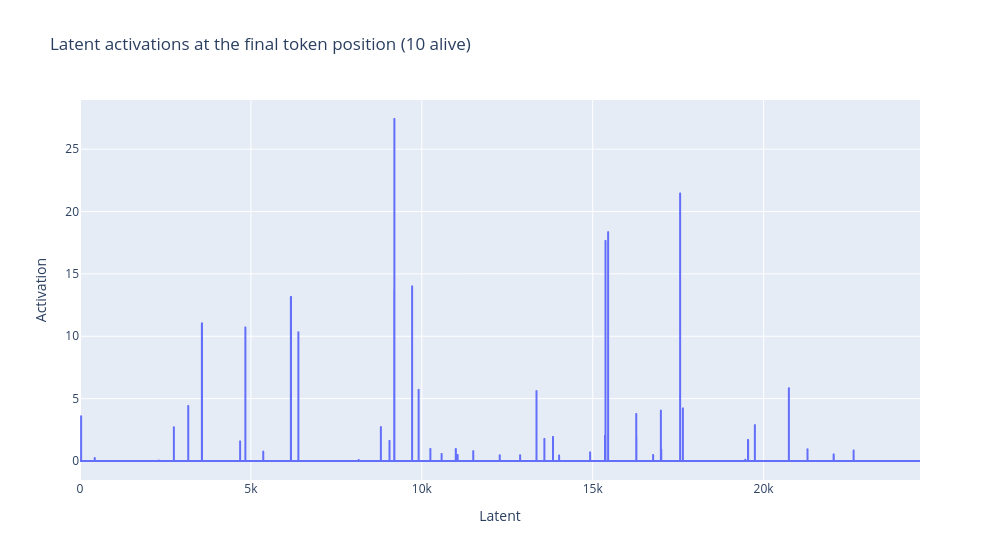
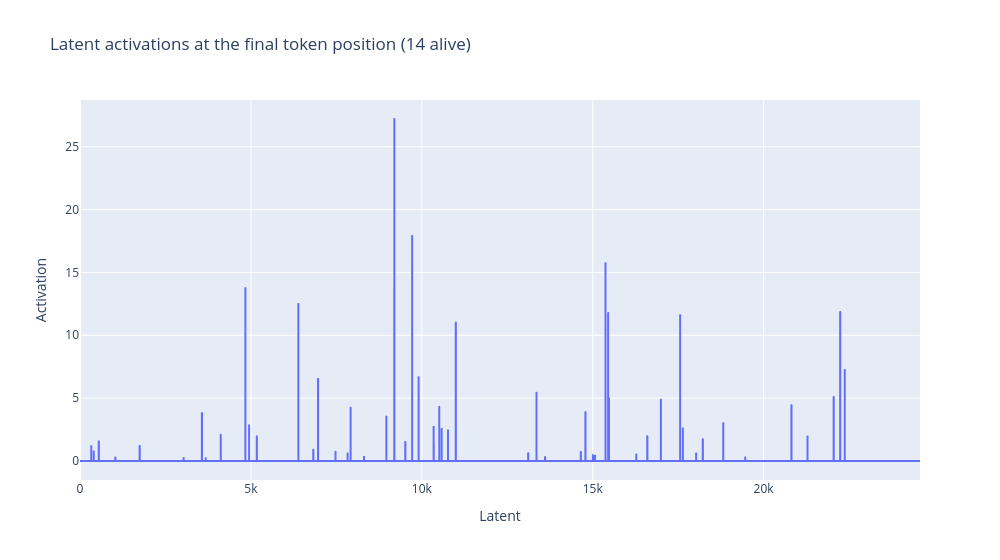
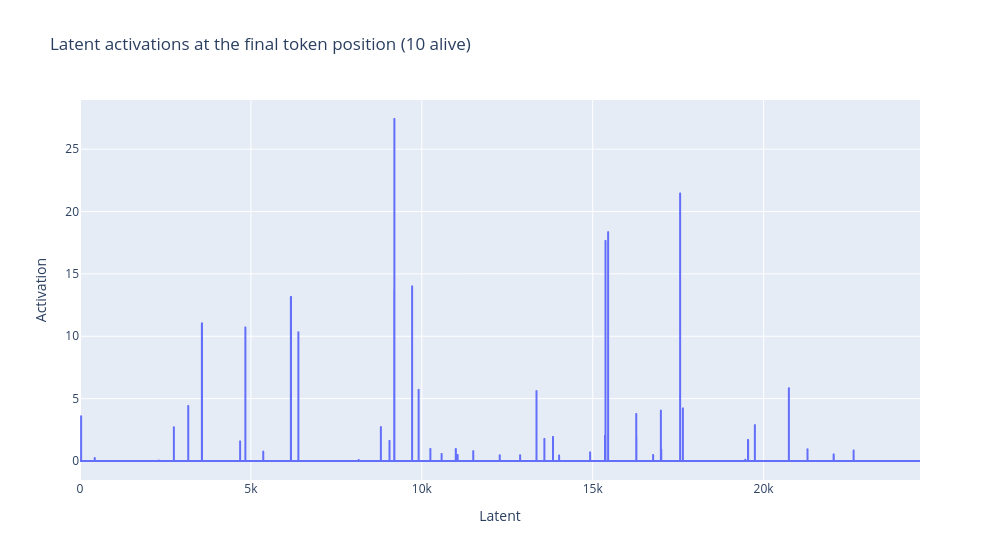
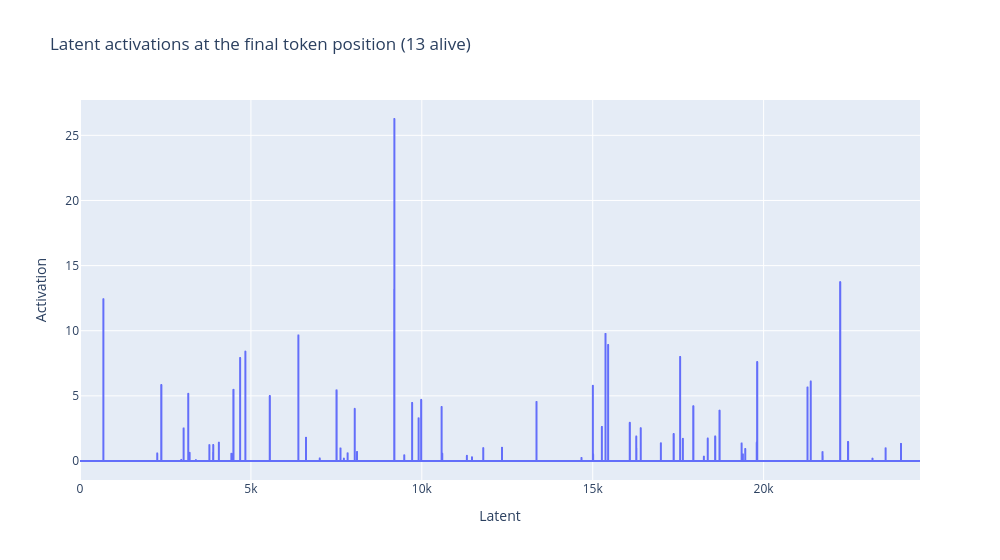

Write notebook code for charts like these, in order.
### Code cell
sample = 0
while sample < 10:
    px.line(
        only_bond_cache[sample, 11, :].cpu().numpy(),
        title=f"Latent activations at the final token position ({only_bond_cache[sample, 0, :].nonzero().numel()} alive)",
        labels={"index": "Latent", "value": "Activation"},
        width=1000,
    ).update_layout(showlegend=False).show()
    sample += 1

### Figure 1 — Plotly figure (JSON) as saved in the notebook; plotly's stock layout.template omitted (floating-point values rounded to 4 significant figures; data arrays with more than 128 entries replaced by an {"elided": "..."} marker saying what was removed)
{"data": [{"hovertemplate": "variable=0<br>Latent=%{x}<br>Activation=%{y}<extra></extra>", "legendgroup": "0", "line": {"color": "#636efa", "dash": "solid"}, "marker": {"symbol": "circle"}, "mode": "lines", "name": "0", "showlegend": true, "type": "scattergl", "x": {"elided": "24576 int values"}, "xaxis": "x", "y": {"elided": "24576 float values"}, "yaxis": "y"}], "layout": {"legend": {"title": {"text": "variable"}, "tracegroupgap": 0}, "showlegend": false, "title": {"text": "Latent activations at the final token position (10 alive)"}, "width": 1000, "xaxis": {"anchor": "y", "domain": [0, 1], "title": {"text": "Latent"}}, "yaxis": {"anchor": "x", "domain": [0, 1], "title": {"text": "Activation"}}}}

### Figure 2 — Plotly figure (JSON) as saved in the notebook; plotly's stock layout.template omitted (floating-point values rounded to 4 significant figures; data arrays with more than 128 entries replaced by an {"elided": "..."} marker saying what was removed)
{"data": [{"hovertemplate": "variable=0<br>Latent=%{x}<br>Activation=%{y}<extra></extra>", "legendgroup": "0", "line": {"color": "#636efa", "dash": "solid"}, "marker": {"symbol": "circle"}, "mode": "lines", "name": "0", "showlegend": true, "type": "scattergl", "x": {"elided": "24576 int values"}, "xaxis": "x", "y": {"elided": "24576 float values"}, "yaxis": "y"}], "layout": {"legend": {"title": {"text": "variable"}, "tracegroupgap": 0}, "showlegend": false, "title": {"text": "Latent activations at the final token position (14 alive)"}, "width": 1000, "xaxis": {"anchor": "y", "domain": [0, 1], "title": {"text": "Latent"}}, "yaxis": {"anchor": "x", "domain": [0, 1], "title": {"text": "Activation"}}}}

### Figure 3 — Plotly figure (JSON) as saved in the notebook; plotly's stock layout.template omitted (floating-point values rounded to 4 significant figures; data arrays with more than 128 entries replaced by an {"elided": "..."} marker saying what was removed)
{"data": [{"hovertemplate": "variable=0<br>Latent=%{x}<br>Activation=%{y}<extra></extra>", "legendgroup": "0", "line": {"color": "#636efa", "dash": "solid"}, "marker": {"symbol": "circle"}, "mode": "lines", "name": "0", "showlegend": true, "type": "scattergl", "x": {"elided": "24576 int values"}, "xaxis": "x", "y": {"elided": "24576 float values"}, "yaxis": "y"}], "layout": {"legend": {"title": {"text": "variable"}, "tracegroupgap": 0}, "showlegend": false, "title": {"text": "Latent activations at the final token position (10 alive)"}, "width": 1000, "xaxis": {"anchor": "y", "domain": [0, 1], "title": {"text": "Latent"}}, "yaxis": {"anchor": "x", "domain": [0, 1], "title": {"text": "Activation"}}}}

### Figure 4 — Plotly figure (JSON) as saved in the notebook; plotly's stock layout.template omitted (floating-point values rounded to 4 significant figures; data arrays with more than 128 entries replaced by an {"elided": "..."} marker saying what was removed)
{"data": [{"hovertemplate": "variable=0<br>Latent=%{x}<br>Activation=%{y}<extra></extra>", "legendgroup": "0", "line": {"color": "#636efa", "dash": "solid"}, "marker": {"symbol": "circle"}, "mode": "lines", "name": "0", "showlegend": true, "type": "scattergl", "x": {"elided": "24576 int values"}, "xaxis": "x", "y": {"elided": "24576 float values"}, "yaxis": "y"}], "layout": {"legend": {"title": {"text": "variable"}, "tracegroupgap": 0}, "showlegend": false, "title": {"text": "Latent activations at the final token position (13 alive)"}, "width": 1000, "xaxis": {"anchor": "y", "domain": [0, 1], "title": {"text": "Latent"}}, "yaxis": {"anchor": "x", "domain": [0, 1], "title": {"text": "Activation"}}}}
